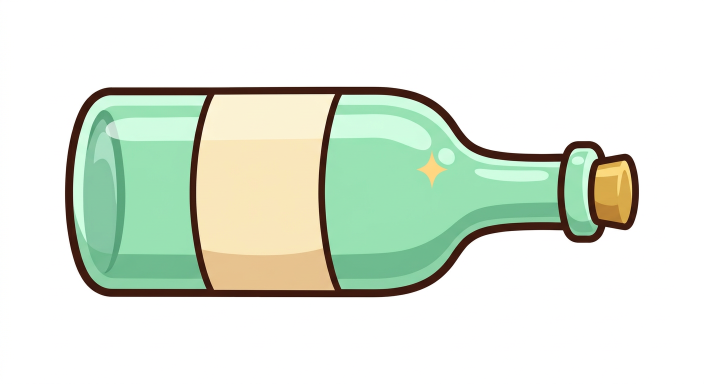
#> input picture art-src/bottle.png, 1408 x 768 px, found by its file name (shown at 1/2 size)
$ python memcards.py
#> lines starting #> are read from the running program, lines starting #| are printed output that depends on the picture
"""Memory Match card faces + the Truth-or-Dare bottle.

The generator returns a wide RGB canvas with a pure-white field. We knock that
field out with a flood fill seeded from the border — a global "is this pixel
white?" test also erases white *inside* the subject (highlights, the cork, the
glint on the glass), which is exactly the bug that ate earlier sprites.

Output is a square RGBA WebP so every card centres identically on its tile and
the bottle rotates around its own middle.
"""
from PIL import Image
from collections import deque
import os
import sys

MEM_SRC = 'art-src/mem'
MEM_OUT = 'public/art/mem'
CARDS = ['bolt', 'cheek', 'tail', 'berry', 'coil', 'star', 'orb', 'leaf', 'cloud',
         'gear', 'feather', 'ember', 'moon', 'shell', 'crown', 'ball', 'rune', 'prism']


def knockout(im, tol_min=238, tol_spread=14):
    """Alpha-out the contiguous near-white region reachable from the border."""
    im = im.convert('RGBA')
    w, h = im.size
    px = im.load()

    def is_bg(x, y):
        r, g, b, a = px[x, y]
        m = min(r, g, b)
        return m > tol_min and max(r, g, b) - m < tol_spread

    seen = bytearray(w * h)
    q = deque()
    for x in range(w):
        for y in (0, h - 1):
            if not seen[y * w + x] and is_bg(x, y):
                seen[y * w + x] = 1
                q.append((x, y))
    for y in range(h):
        for x in (0, w - 1):
            if not seen[y * w + x] and is_bg(x, y):
                seen[y * w + x] = 1
                q.append((x, y))

    while q:
        x, y = q.popleft()
        px[x, y] = (255, 255, 255, 0)
        for dx, dy in ((1, 0), (-1, 0), (0, 1), (0, -1)):
            nx, ny = x + dx, y + dy
            if 0 <= nx < w and 0 <= ny < h and not seen[ny * w + nx] and is_bg(nx, ny):
                seen[ny * w + nx] = 1
                q.append((nx, ny))
    return im


def square(im, size, pad_frac=0.04):
    bb = im.getbbox()
    if bb:
        im = im.crop(bb)
    side = int(max(im.size) * (1 + pad_frac * 2))
    sq = Image.new('RGBA', (side, side), (0, 0, 0, 0))
    sq.paste(im, ((side - im.width) // 2, (side - im.height) // 2), im)
    return sq.resize((size, size), Image.LANCZOS)


def run(name, src, out, size):
    if not os.path.exists(src):
        return None
    im = square(knockout(Image.open(src)), size)
    os.makedirs(os.path.dirname(out), exist_ok=True)
    im.save(out, format='WEBP', quality=92, method=6)
    print(f'{name:10} {size}x{size}  {os.path.getsize(out) // 1024} KB')
    return im


if __name__ == '__main__':
    only = sys.argv[1:] or None
    made = []
    for c in CARDS:
        if only and c not in only:
            continue
        if run(c, f'{MEM_SRC}/{c}.png', f'{MEM_OUT}/{c}.webp', 256):
            made.append(c)
    if not only or 'bottle' in (only or []):
        run('bottle', 'art-src/bottle.png', 'public/art/dare/bottle.webp', 512)
#> the loop in knockout (call 2), `for x in range(w):` made 1408 passes
#> the loop in knockout (call 2), `for y in range(h):` made 768 passes
#> call 2 of square, with size = 512, pad_frac = 0.04
#> in square (call 2), `im = im.crop(bb)`:
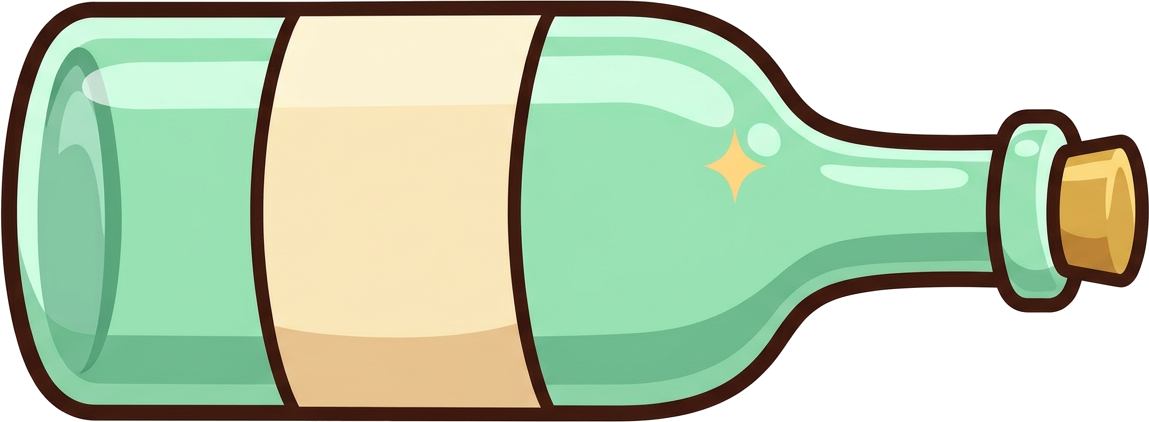
#> im: PIL image 1149x422 RGBA; mean R, G, B, A 184.7, 205.7, 176.1, 199.2; transparent parts drawn white
#> in square (call 2), `sq = Image.new('RGBA', (side, side), (0, 0, 0, 0))`: sq: PIL image 1240x1240 RGBA; every value is 0
#> in square (call 2), `sq.paste(im, ((side - im.width) // 2, (side - im.height) // 2), im)`:
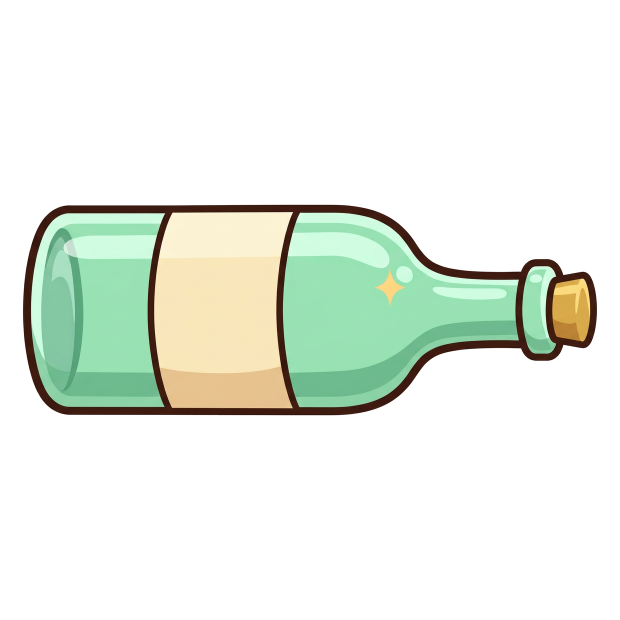
#> sq: PIL image 1240x1240 RGBA (shown at 1/2 size); mean R, G, B, A 40.6, 47.3, 37.9, 62.8; transparent parts drawn white
#> in square (call 2), `return sq.resize((size, size), Image.LANCZOS)`:
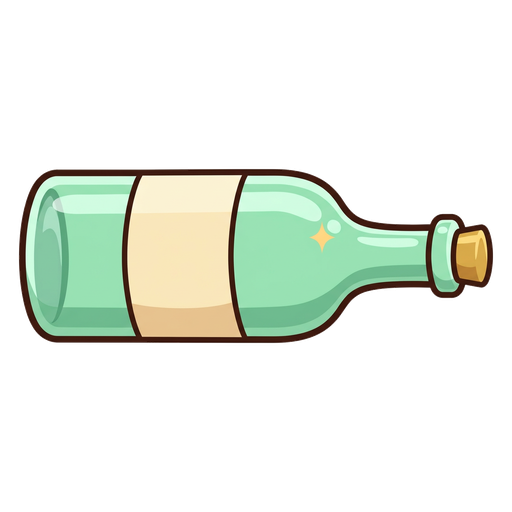
#> returned value: PIL image 512x512 RGBA; mean R, G, B, A 41.8, 48.3, 38.9, 62.8; transparent parts drawn white
    missing = [c for c in CARDS if not os.path.exists(f'{MEM_OUT}/{c}.webp')]
    print(f'\ncards on disk: {len(CARDS) - len(missing)}/{len(CARDS)}')
#| cards on disk: 1/18
    if missing:
        print('still to generate:', ', '.join(missing))
#| still to generate: bolt, cheek, tail, berry, coil, star, orb, leaf, cloud, gear, feather, ember, moon, shell, crown, rune, prism
